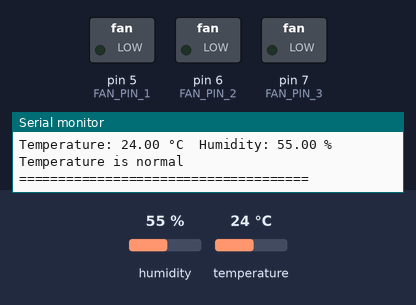
The sketch below on a simulated Arduino Uno, built with avr-gcc and run on an emulated ATmega328P. Parts: switched loads named in the sketch (green lamp = pin HIGH), the last lines printed to the serial monitor. Inputs (shaded band) come from the test bench; at power-on: temperature 24 °C, humidity 55 %.

Above: at 2.8 s.
2.9 s: temperature set to 34 °C
5.7 s: temperature set to 37 °C
At 6.8 s:
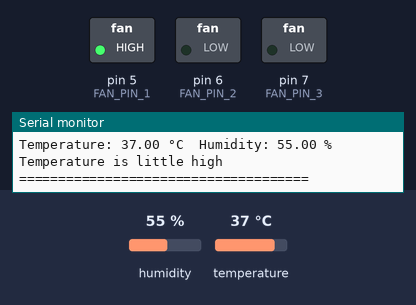
8.5 s: temperature set to 40 °C
At 11.4 s:
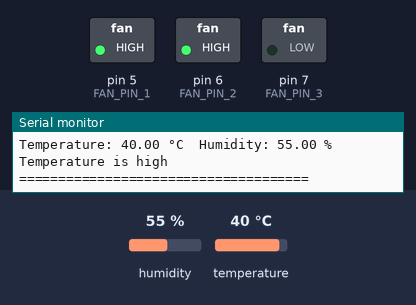
11.8 s: temperature set to 42 °C
At 13.8 s:
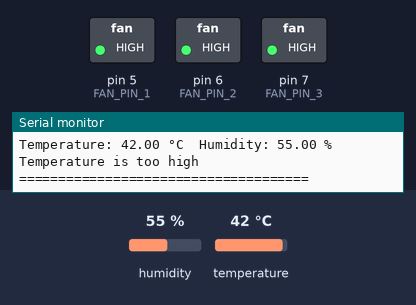
Timing chart, 0 to 15.3 s (numbered marks = the images above; inputs shaded):
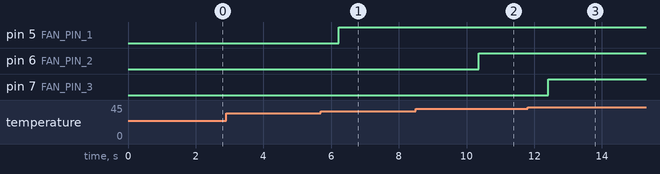

The sketch:

ex04.ino
```cpp
#include <DHT.h>

#define DHTPIN 2     // Chân digital được sử dụng cho cảm biến DHT11
#define DHTTYPE DHT11   // Loại cảm biến (DHT11 hoặc DHT22 hoặc DHT21)

#define FAN_PIN_1 5    // Chân digital cho đèn LED biểu thị quạt mức 1
#define FAN_PIN_2 6    // Chân digital cho đèn LED biểu thị quạt mức 2
#define FAN_PIN_3 7    // Chân digital cho đèn LED biểu thị quạt mức 3

#define TEMP_THRESHOLD_H1 38    // Ngưỡng nhiệt độ cao
#define TEMP_THRESHOLD_H2 40    // Ngưỡng nhiệt độ cao
#define TEMP_THRESHOLD_H3 42    // Ngưỡng nhiệt độ cao
#define TEMP_THRESHOLD_NORMAL 35  // Ngưỡng nhiệt độ trở lại bình thường
#define HUMIDITY_THRESHOLD_HIGH 80  // Ngưỡng độ ẩm cao

DHT dht(DHTPIN, DHTTYPE);

void setup() {
    pinMode(FAN_PIN_1, OUTPUT);
    pinMode(FAN_PIN_2, OUTPUT);
    pinMode(FAN_PIN_3, OUTPUT);

    dht.begin();
    Serial.begin(9600);
}

void loop() {
    float temperature = dht.readTemperature();
    float humidity = dht.readHumidity();

    if (isnan(temperature) || isnan(humidity)) {
        Serial.println("Failed to read from DHT sensor!");
        return;
    }

    Serial.print("Temperature: ");
    Serial.print(temperature);
    Serial.print(" °C\tHumidity: ");
    Serial.print(humidity);
    Serial.println(" %");

    if (temperature > TEMP_THRESHOLD_NORMAL && temperature <= TEMP_THRESHOLD_H1) {
        Serial.println("Temperature is little high");
        digitalWrite(FAN_PIN_1, HIGH);
        digitalWrite(FAN_PIN_2, LOW);
        digitalWrite(FAN_PIN_3, LOW);
    } else if (temperature > TEMP_THRESHOLD_H1 && temperature <= TEMP_THRESHOLD_H2) {
        Serial.println("Temperature is high");
        digitalWrite(FAN_PIN_1, HIGH);
        digitalWrite(FAN_PIN_2, HIGH);
        digitalWrite(FAN_PIN_3, LOW);
    } else if (temperature > TEMP_THRESHOLD_H2 && temperature <= TEMP_THRESHOLD_H3) {
        Serial.println("Temperature is too high");
        digitalWrite(FAN_PIN_1, HIGH);
        digitalWrite(FAN_PIN_2, HIGH);
        digitalWrite(FAN_PIN_3, HIGH);
    } else {
        Serial.println("Temperature is normal");
        digitalWrite(FAN_PIN_1, LOW);
        digitalWrite(FAN_PIN_2, LOW);
        digitalWrite(FAN_PIN_3, LOW);
    }

    if ((FAN_PIN_1 == HIGH || FAN_PIN_2 == HIGH || FAN_PIN_3 == HIGH) && humidity > HUMIDITY_THRESHOLD_HIGH) {
        Serial.println("Server cooled down, turn off the fan");
        digitalWrite(FAN_PIN_1, LOW);
        digitalWrite(FAN_PIN_2, LOW);
        digitalWrite(FAN_PIN_3, LOW);
    }

    Serial.println("=====================================");

  delay(2000);  // Chờ 2 giây trước khi đọc dữ liệu từ cảm biến lại
}
```

Measured:
- the behaviour switches between 35 and 36 °C on temperature (found by bisection; images 0 and 1)
- the behaviour switches between 38 and 39 °C on temperature (found by bisection; images 1 and 2)
- the behaviour switches between 40 and 41 °C on temperature (found by bisection; images 2 and 3)
- after the input at 5.7 s, pin 5 (FAN_PIN_1): LOW → HIGH after 0.52 s
- after the input at 8.5 s, pin 6 (FAN_PIN_2): LOW → HIGH after 1.9 s
- after the input at 11.8 s, pin 7 (FAN_PIN_3): LOW → HIGH after 0.62 s
